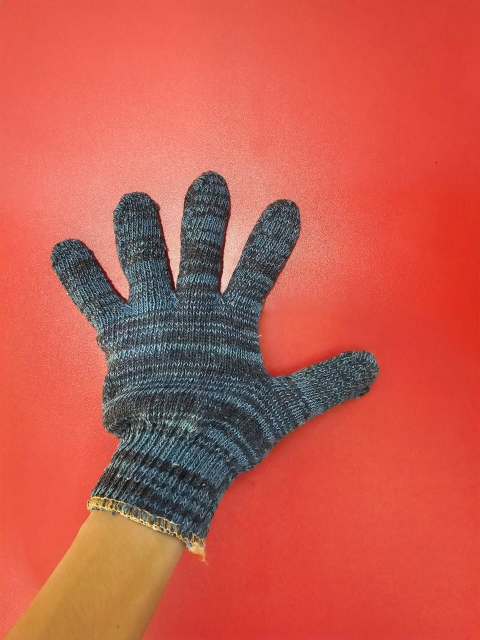
#> input picture dataset/cloth/cloth_normal.jpg, 960 x 1280 px (shown at 1/2 size)
$ python -i tearing.py   (imports and definitions only)
#> lines starting #> are read from the running program, lines starting #| are printed output that depends on the picture; after the words box and inside, x2 and y2 are one past the last pixel; in counts of white or black regions, pixels touching at a corner belong together
import cv2
import numpy as np
from PIL import Image

def detect_tearing(image):
#> called with image = '../../dataset/cloth/cloth_normal.jpg'
    original_image = Image.open(image)
#> original_image is the input picture: PIL image 960x1280 RGB; mean R, G, B 198.3, 90.3, 77.3
    original_image = np.array(original_image)

    img = cv2.resize(original_image, (500, 500))

    output = img.copy() # Prevent original image from being edited
    tear = False

    # Glove Color Boundaries
    lower_blue = np.array([0, 0, 0])
    upper_blue = np.array([255, 138, 212])

    # Color Segmentation
    hsv_image = cv2.cvtColor(img, cv2.COLOR_RGB2HSV)
#> hsv_image: shape (500, 500, 3); mean H, S, V 21, 150.6, 201.4
    mask = cv2.inRange(hsv_image, lower_blue, upper_blue)
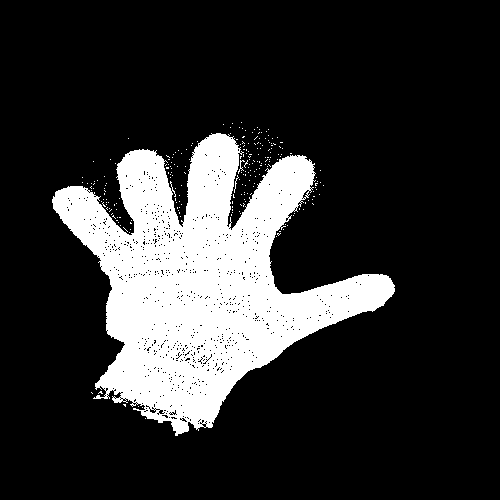
#> mask: shape (500, 500); 18.9% white; 232 white regions (229 under 20 px), largest, box (x1, y1, x2, y2) and area: (52, 133, 395, 436) 46954, (238, 160, 245, 174) 25, (234, 175, 239, 193) 20
    mask_result = cv2.bitwise_and(output, output, mask=mask)
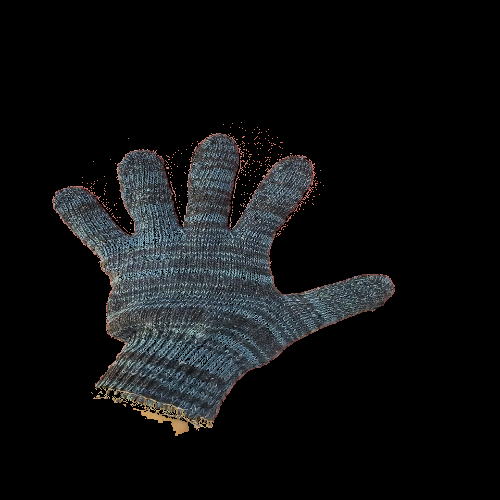
#> mask_result: shape (500, 500, 3); mean R, G, B 14.9, 16.1, 16.9

    # Convert mask to grayscale
    grayscale_mask = cv2.cvtColor(mask_result, cv2.COLOR_BGR2GRAY)
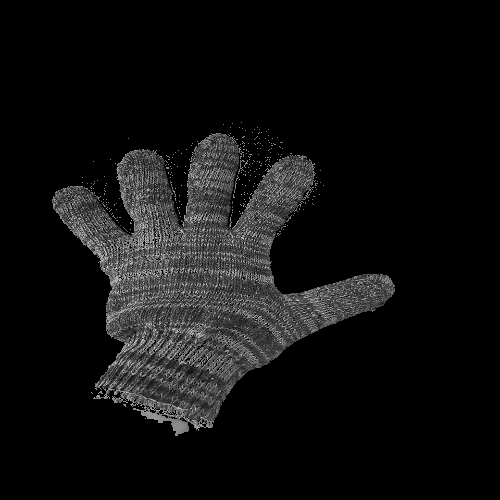
#> grayscale_mask: shape (500, 500); min 0, max 210, mean 16.2

    # Remove Noise (Median Filter)
    median_filtered_img = cv2.medianBlur(grayscale_mask, 5)
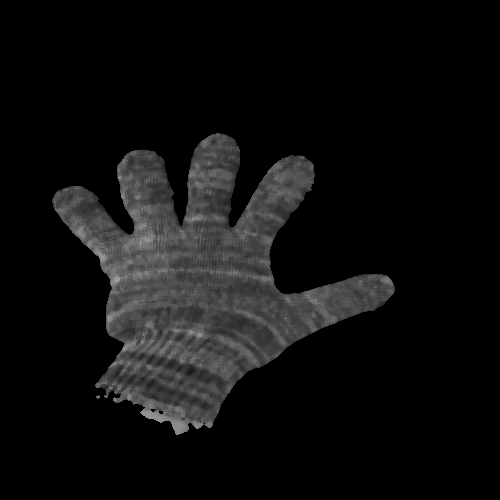
#> median_filtered_img: shape (500, 500); min 0, max 164, mean 14.9

    # Thresholding
    # Used threshold as it is easier to detect edges more clearly
    # Without thresholding, the edge detection might capture patterns of the glove as well
    _, threshold = cv2.threshold(median_filtered_img, 0, 255, cv2.THRESH_BINARY)
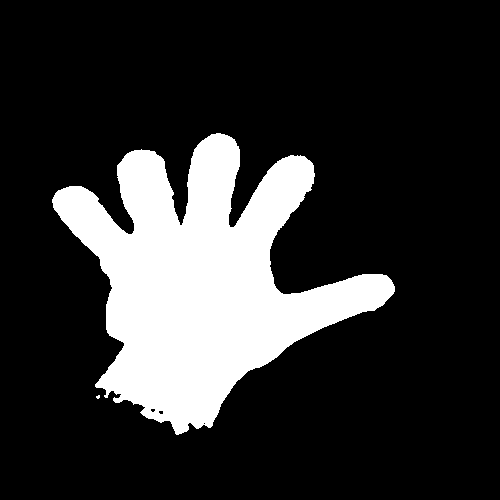
#> threshold: shape (500, 500); 19.2% white; 2 white regions (1 under 20 px), largest, box (x1, y1, x2, y2) and area: (52, 133, 395, 435) 48038

    # Edge Detection
    # Used 0 as low threshold and 255 as high threshold because its binary image
    edges = cv2.Canny(threshold, 0, 255)
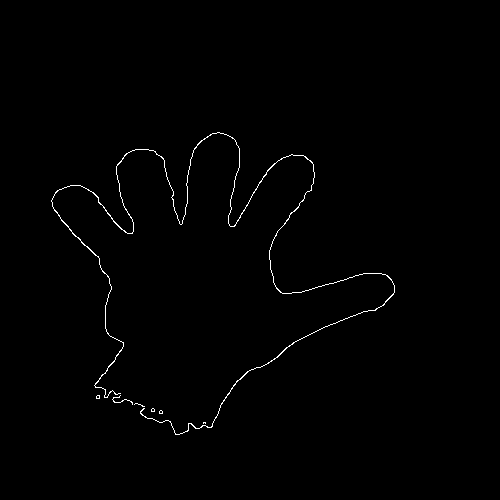
#> edges: shape (500, 500); 0.67% white in thin lines or dots, all inside (x1, y1, x2, y2) = (51, 132, 395, 435)

    # Finding contours
    contours, hierarchy = cv2.findContours(edges.copy(), cv2.RETR_EXTERNAL, cv2.CHAIN_APPROX_SIMPLE)
#> contours = 7 contours, 6 with area under 20; largest, box (x1, y1, x2, y2) and area: (51, 132, 395, 435) 228

    # Filter Contour based on perimeter and shape
    for contour in contours:
        perimeter = cv2.arcLength(contour, True)

        # If small perimeter, ignore as it could be unremoved noises
        if perimeter > 200 and perimeter < 300:

            # Contour approximation
            epsilon = 0.01 * cv2.arcLength(contour, True)
            approximations = cv2.approxPolyDP(contour, epsilon, True)

            # Shapes can be used to determine the tear. Those with lesser approximations are usually lines or patterns from gloves
            if len(approximations) >= 7:
                # Detect Defect
                tear = True

                # Draw Rectangle around tear
                x, y, w, h = cv2.boundingRect(contour)
                cv2.rectangle(output, (x, y), (x + w, y + h), (0, 255, 0), 2)
#> this loop made 7 passes
#> perimeter on passes 1 to 7: 6.83, 10.83, 10.83, 23.31, 71.94, 11.41, 3216.1

    if (tear):
        # Display defect
        cv2.putText(output, "Defect Detected", (12, 25), cv2.FONT_HERSHEY_SIMPLEX, 0.7, (0, 255, 0), 2)
        return output

    else:
        # No Defects
        cv2.putText(img, "No Defect Detected", (12, 25), cv2.FONT_HERSHEY_SIMPLEX, 0.7, (0, 255, 0), 2)
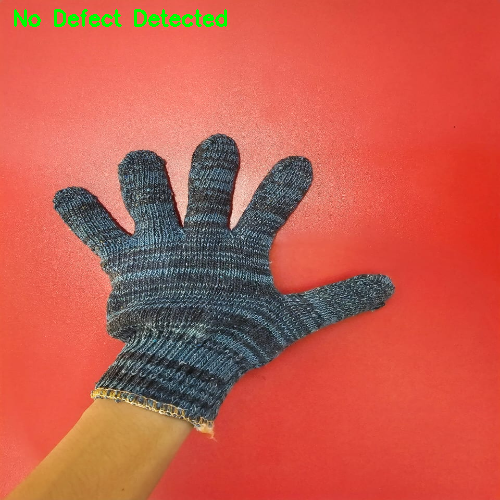
#> img: shape (500, 500, 3); mean R, G, B 196.8, 91.2, 76.7
        return img

>>> result = detect_tearing('../../dataset/cloth/cloth_normal.jpg')
